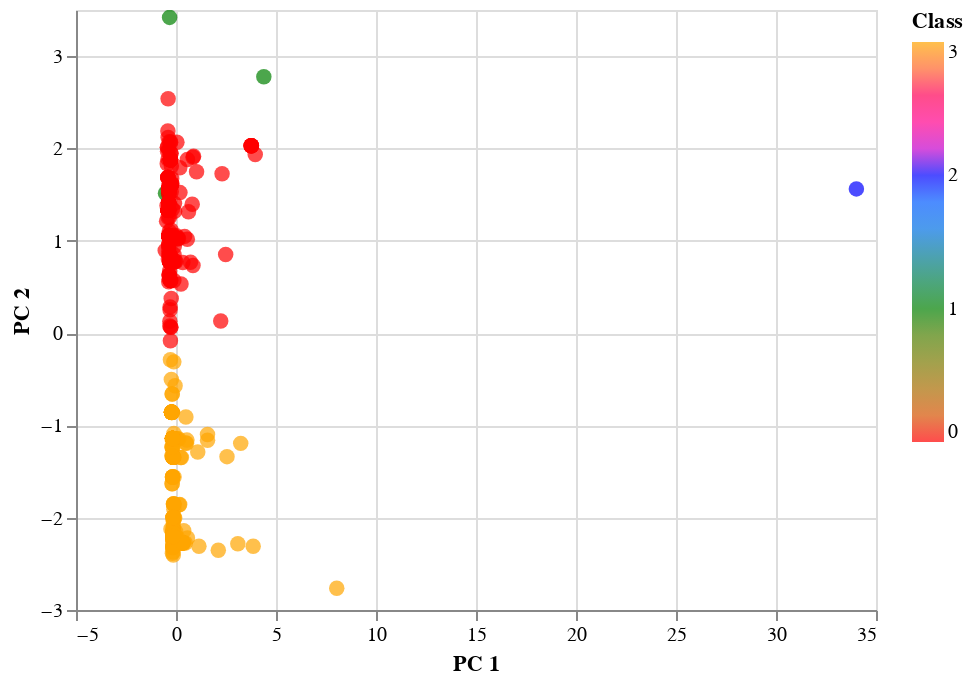

The notebook cell saved with this chart:
### Markdown cell above
### Visualizing Results

 #### Scatter Plot for Clusters

### Code cell
# Scatter plot to visualize clusters using two principal components
alt.Chart(clustered_df).mark_circle(size=60).encode(
    x="PC 1",
    y="PC 2",
    color=alt.Color(
        "Class",
        scale=alt.Scale(domain=[0, 1, 2, 3], range=["red", "green", "blue", "orange"]),
    ),
    tooltip=["CoinName", "Algorithm", "TotalCoinsMined", "TotalCoinSupply"],
).interactive()

### Figure 1 — Vega-Lite specification as saved in the notebook (floating-point values rounded to 4 significant figures; data arrays with more than 128 entries replaced by an {"elided": "..."} marker saying what was removed)
{"config": {"view": {"continuousWidth": 400, "continuousHeight": 300}}, "data": {"name": "data-fdf062bbbfdfe803f30fa62732bad719"}, "mark": {"type": "circle", "size": 60}, "encoding": {"color": {"type": "quantitative", "field": "Class", "scale": {"domain": [0, 1, 2, 3], "range": ["red", "green", "blue", "orange"]}}, "tooltip": [{"type": "nominal", "field": "CoinName"}, {"type": "nominal", "field": "Algorithm"}, {"type": "quantitative", "field": "TotalCoinsMined"}, {"type": "nominal", "field": "TotalCoinSupply"}], "x": {"type": "quantitative", "field": "PC 1"}, "y": {"type": "quantitative", "field": "PC 2"}}, "selection": {"selector001": {"type": "interval", "bind": "scales", "encodings": ["x", "y"]}}, "$schema": "https://vega.github.io/schema/vega-lite/v4.8.1.json", "datasets": {"data-fdf062bbbfdfe803f30fa62732bad719": {"elided": "532 records"}}}
